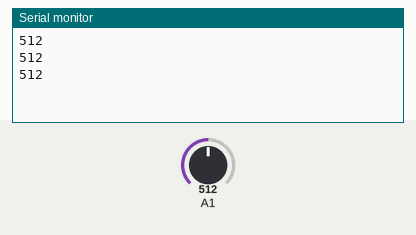
Simulated run of this sketch. Board: Arduino Uno, built with avr-gcc and run on an emulated ATmega328P. Parts: the last lines printed to the serial monitor. The inputs (shaded band) are chosen by the test bench; at power-on: A1 = 512.

Above: at 1.3 s.
1.4 s: A1 set to 716
At 1.9 s:
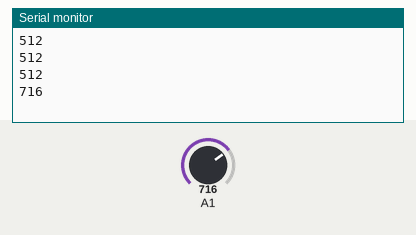
2.9 s: A1 set to 900
At 3.4 s:
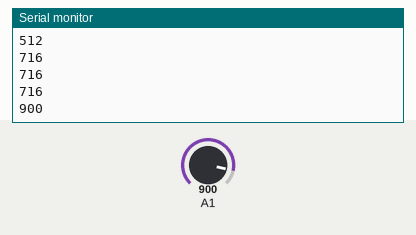
Timing chart, 0 to 5.9 s (numbered marks = the images above; inputs shaded):
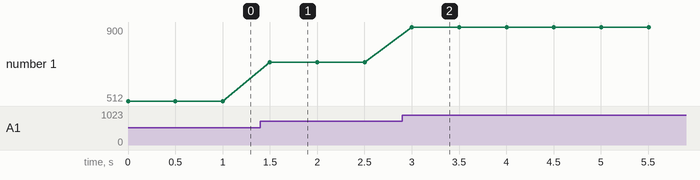

The sketch:

humo.ino
```cpp
int humo=0;

void setup(){
  Serial.begin(9600);
}

void loop(){
  humo = analogRead(1);
  Serial.println(humo, DEC);
  delay(500);
}
```

Measured:
- after the input at 1.4 s, the serial monitor: prints a new line after 0.10 s (image 1)
- after the input at 2.9 s, the serial monitor: prints a new line after 0.10 s (image 2)
- plotted number 1: 512 → 716 after the input at 1.4 s, 716 → 900 after the input at 2.9 s
